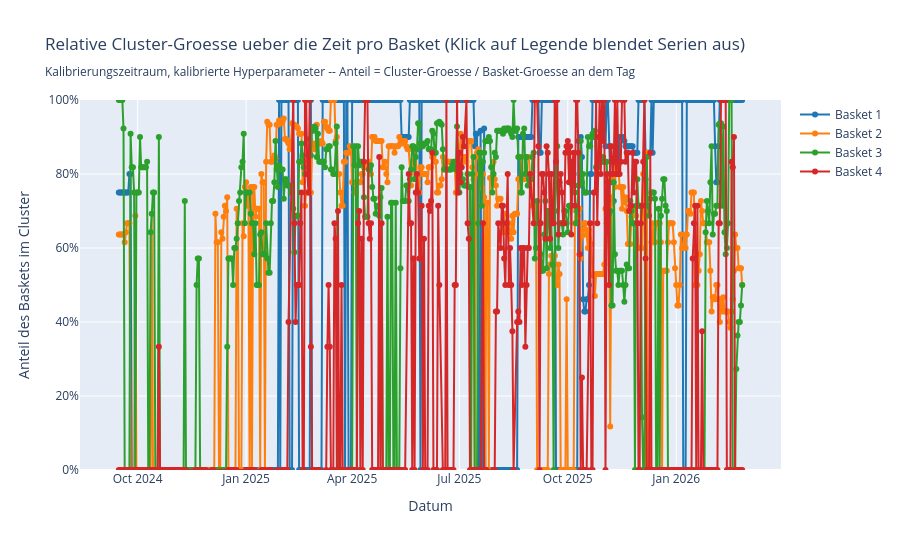

The notebook cell saved with this chart:
### Markdown cell above
## Relative Cluster-Groesse (Anteil am Basket)

Absolute Cluster-Groessen sind zwischen den vier Baskets kaum vergleichbar, da die Basket-Groessen stark variieren (Basket 1 hat i.d.R. deutlich mehr Assets als Basket 4). Hier zusaetzlich `cluster_size / basket_total` als Anteil pro Tag -- macht die vier Baskets direkt gegenueberstellbar. Nutzt dieselben Rohdaten wie oben (`cluster_size_by_basket`), keine Neuberechnung noetig.

### Code cell
# --- Relative Cluster-Groesse ueber die Zeit pro Basket (Anteil am Basket) ---
# Gleiche Rohdaten wie oben (cluster_size_by_basket), aber cluster_size / basket_total
# statt absoluter Anzahl -- macht die vier (unterschiedlich grossen) Baskets direkt
# vergleichbar: "wie viel Prozent des jeweiligen Baskets bleibt im gefundenen Cluster?"
fig = go.Figure()
for i, label in enumerate(basket_labels):
    records = cluster_size_by_basket[label]
    if not records:
        continue
    color = _BASKET_COLORS[i % len(_BASKET_COLORS)]
    dates = [r[0] for r in records]
    rel_sizes = [r[1] / r[2] for r in records]

    fig.add_trace(go.Scatter(
        x=dates, y=rel_sizes, mode="lines+markers", name=label,
        line={"color": color},
    ))

fig.update_layout(
    title=(
        "Relative Cluster-Groesse ueber die Zeit pro Basket (Klick auf Legende blendet Serien aus)<br>"
        "<sub>Kalibrierungszeitraum, kalibrierte Hyperparameter -- Anteil = Cluster-Groesse / Basket-Groesse an dem Tag</sub>"
    ),
    xaxis_title="Datum",
    yaxis_title="Anteil des Baskets im Cluster",
    yaxis={"tickformat": ".0%", "range": [0, 1]},
    height=550,
)
fig.show()

### Figure 1 — Plotly figure (JSON) as saved in the notebook; plotly's stock layout.template omitted (floating-point values rounded to 4 significant figures; data arrays with more than 128 entries replaced by an {"elided": "..."} marker saying what was removed)
{"data": [{"line": {"color": "#1f77b4"}, "mode": "lines+markers", "name": "Basket 1", "type": "scatter", "x": {"elided": "530 str values"}, "y": {"elided": "530 float values"}}, {"line": {"color": "#ff7f0e"}, "mode": "lines+markers", "name": "Basket 2", "type": "scatter", "x": {"elided": "530 str values"}, "y": {"elided": "530 float values"}}, {"line": {"color": "#2ca02c"}, "mode": "lines+markers", "name": "Basket 3", "type": "scatter", "x": {"elided": "520 str values"}, "y": {"elided": "520 float values"}}, {"line": {"color": "#d62728"}, "mode": "lines+markers", "name": "Basket 4", "type": "scatter", "x": {"elided": "448 str values"}, "y": {"elided": "448 float values"}}], "layout": {"height": 550, "title": {"text": "Relative Cluster-Groesse ueber die Zeit pro Basket (Klick auf Legende blendet Serien aus)<br><sub>Kalibrierungszeitraum, kalibrierte Hyperparameter -- Anteil = Cluster-Groesse / Basket-Groesse an dem Tag</sub>"}, "xaxis": {"title": {"text": "Datum"}}, "yaxis": {"range": [0, 1], "tickformat": ".0%", "title": {"text": "Anteil des Baskets im Cluster"}}}}
